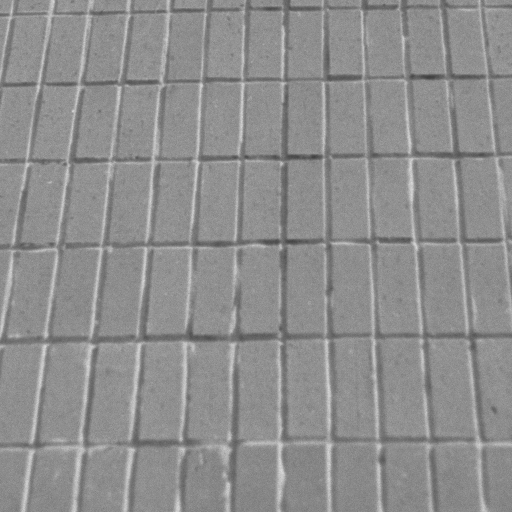
%> input picture lab4/slike/1.5.01.tiff, 512 x 512 px, given in place of detalj.png, which was not available
$ octave poboljsavanje.m   (GNU Octave 9; MATLAB toolbox functions it lacks are replaced by stand-ins)
%> lines starting %> are read from the running program, lines starting %| are printed output that depends on the picture; pictures that were not available may be replaced by others from this repository, and a replacement may not be noted
### lab4/tight_subplot.m
function [ha, pos] = tight_subplot(Nh, Nw, gap, marg_h, marg_w)

% tight_subplot creates "subplot" axes with adjustable gaps and margins
%
% [ha, pos] = tight_subplot(Nh, Nw, gap, marg_h, marg_w)
%
%   in:  Nh      number of axes in hight (vertical direction)
%        Nw      number of axes in width (horizontaldirection)
%        gap     gaps between the axes in normalized units (0...1)
%                   or [gap_h gap_w] for different gaps in height and width
%        marg_h  margins in height in normalized units (0...1)
%                   or [lower upper] for different lower and upper margins
%        marg_w  margins in width in normalized units (0...1)
%                   or [left right] for different left and right margins
%
%  out:  ha     array of handles of the axes objects
%                   starting from upper left corner, going row-wise as in
%                   subplot
%        pos    positions of the axes objects
%
%  Example: ha = tight_subplot(3,2,[.01 .03],[.1 .01],[.01 .01])
%           for ii = 1:6; axes(ha(ii)); plot(randn(10,ii)); end
%           set(ha(1:4),'XTickLabel',''); set(ha,'YTickLabel','')

% Pekka Kumpulainen 21.5.2012   @tut.fi
% Tampere University of Technology / Automation Science and Engineering


if nargin<3; gap = .02; end
if nargin<4 || isempty(marg_h); marg_h = .05; end
if nargin<5; marg_w = .05; end

if numel(gap)==1;
    gap = [gap gap];
end
if numel(marg_w)==1;
    marg_w = [marg_w marg_w];
end
if numel(marg_h)==1;
    marg_h = [marg_h marg_h];
end

axh = (1-sum(marg_h)-(Nh-1)*gap(1))/Nh;
axw = (1-sum(marg_w)-(Nw-1)*gap(2))/Nw;

py = 1-marg_h(2)-axh;

% ha = zeros(Nh*Nw,1);
ii = 0;
for ih = 1:Nh
    px = marg_w(1);

    for ix = 1:Nw
        ii = ii+1;
        ha(ii) = axes('Units','normalized', ...
            'Position',[px py axw axh], ...
            'XTickLabel','', ...
            'YTickLabel','');
        px = px+axw+gap(2);
    end
    py = py-axh-gap(1);
end
if nargout > 1
    pos = get(ha,'Position');
end
ha = ha(:);

### lab4/poboljsavanje.m
 addpath('.\funkcije')
 addpath('.\slike')

%%
[img1, map1] = imread('detalj.png');
%> img1 is the input picture: size 512x512 uint8; min 63, max 218, mean 142
%> map1 = []
figure, imhist(img1, map1);grid on;
%> (this line was passed over: imhist is not available in this run)

[img2, map2] = imread('salona.png');
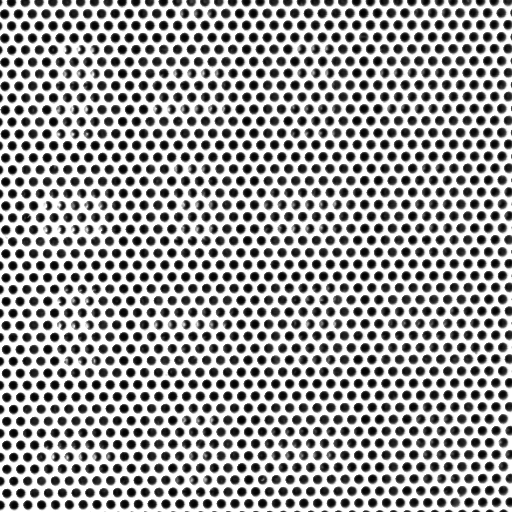
%> input picture lab4/slike/1.5.02.tiff, 512 x 512 px, given in place of salona.png, which was not available
%> img2 is the input picture: size 512x512 uint8; min 0, max 255, mean 162.4
%> map2 = []
figure, imhist(img2);grid on;

figure;
[ha, pos] = tight_subplot(1,2,[.01 .01],[.01 .01],[.01 .01]);
axes(ha(1)),imagesc(img1);axis off;
axes(ha(2)),imhist(img1, map1);grid on;
%> (this line was passed over: imhist is not available in this run)
%> after `grid on`:
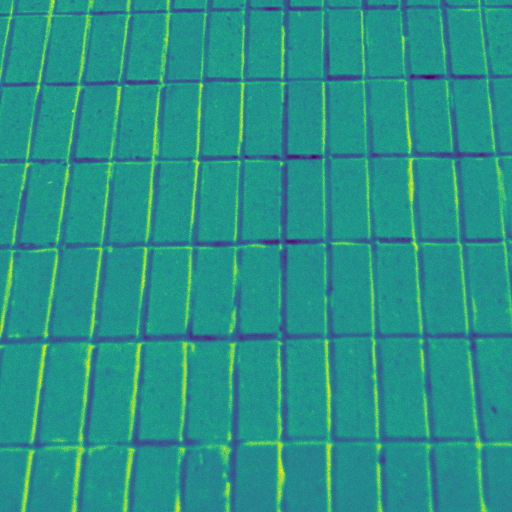
%> displayed picture: size 512x512x3, on the screen's scale of 0 to 255; mean R, G, B 39, 146, 136.3
figure;
[ha, pos] = tight_subplot(1,2,[.01 .01],[.01 .01],[.01 .01]);
axes(ha(1)),imagesc(img2);axis off;colormap(gray)
axes(ha(2)),imhist(img2);grid on;
%%
[img, map] = imread('4.1.03.tiff');
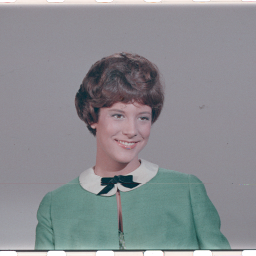
%> input picture lab4/slike/4.1.03.tiff, 256 x 256 px
%> img is the input picture: size 256x256x3 uint8; mean R, G, B 137.6, 140, 144
%> map = []
img1 = rgb2gray(img);
%> img1: size 256x256 uint8
figure, imhist(img1);
[ha, pos] = tight_subplot(1,2,[.01 .01],[.01 .01],[.01 .01]);
axes(ha(1)),imagesc(img);axis off;
axes(ha(2)),imhist(img1);grid on;
%> after `grid on`:
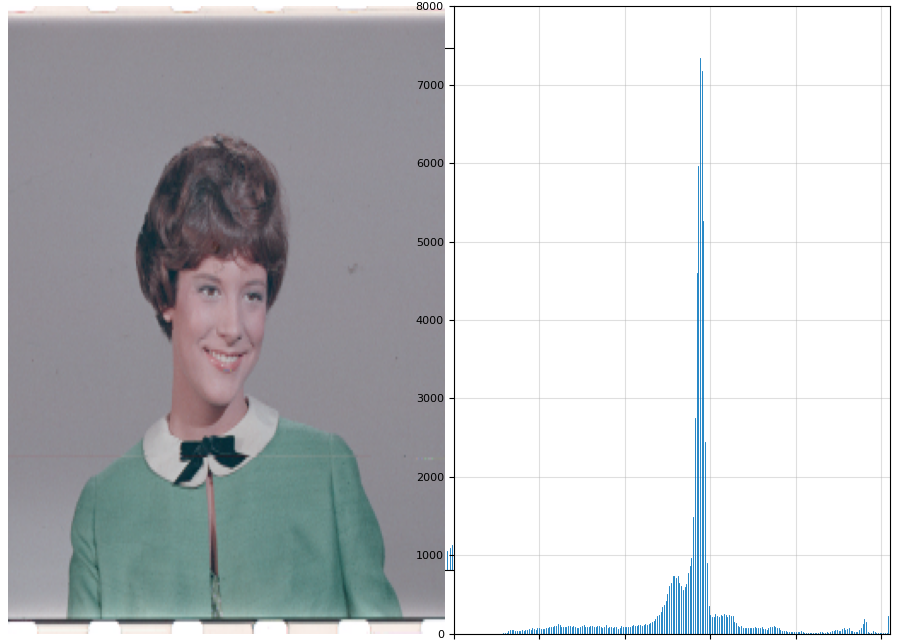
%> figure redrawn from the program's plot data, 3 panels


[img, map] = imread('4.1.04.tiff');
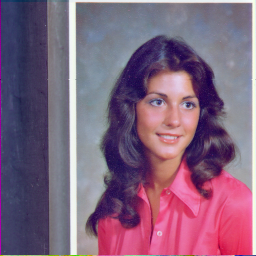
%> input picture lab4/slike/4.1.04.tiff, 256 x 256 px
%> img is the input picture: size 256x256x3 uint8; mean R, G, B 129.2, 99.3, 125.2
img2 = rgb2gray(img);
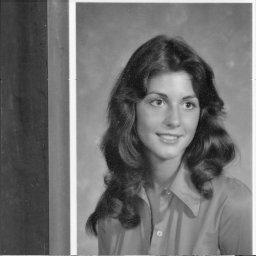
%> img2: size 256x256 uint8; min 14, max 250, mean 111.2
figure, imhist(img2);
[ha, pos] = tight_subplot(1,2,[.01 .01],[.01 .01],[.01 .01]);
axes(ha(1)),imagesc(img);axis off;
axes(ha(2)),imhist(img2);grid on;
%> after `grid on`:
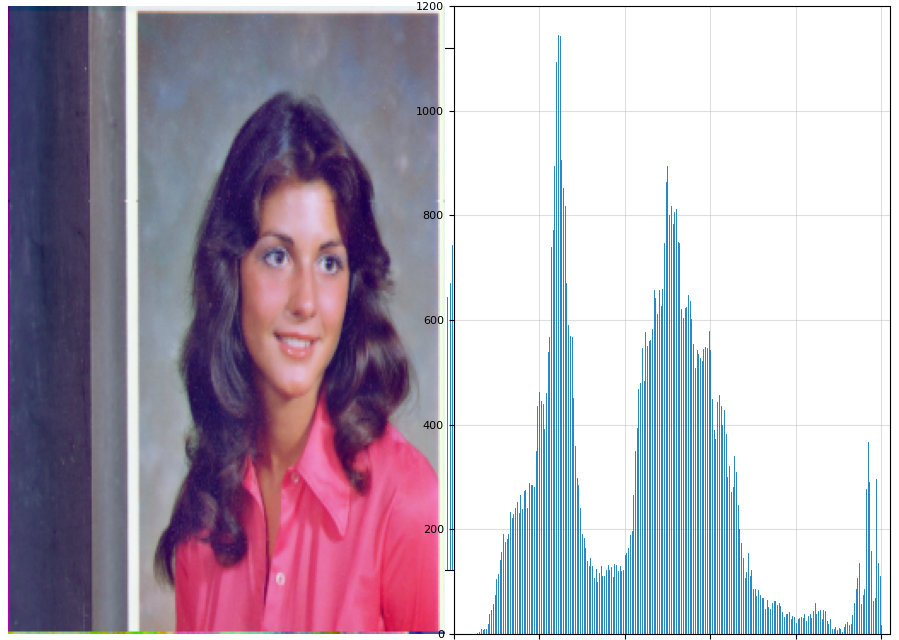
%> figure redrawn from the program's plot data, 3 panels

%%
%> (the run ends here)
